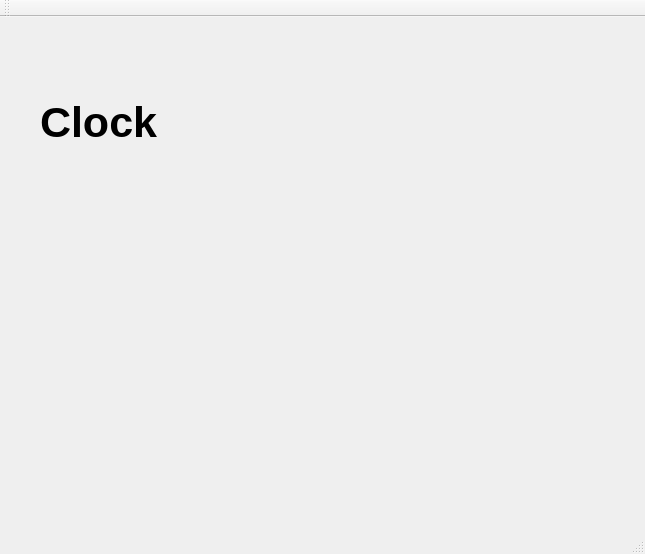
<?xml version="1.0" encoding="UTF-8"?>
<ui version="4.0">
 <class>MainWindow</class>
 <widget class="QMainWindow" name="MainWindow">
  <property name="geometry">
   <rect>
    <x>0</x>
    <y>0</y>
    <width>645</width>
    <height>554</height>
   </rect>
  </property>
  <property name="windowTitle">
   <string>MainWindow</string>
  </property>
  <widget class="QWidget" name="centralWidget">
   <widget class="QLabel" name="Clock">
    <property name="geometry">
     <rect>
      <x>40</x>
      <y>10</y>
      <width>571</width>
      <height>191</height>
     </rect>
    </property>
    <property name="font">
     <font>
      <pointsize>32</pointsize>
      <weight>75</weight>
      <bold>true</bold>
     </font>
    </property>
    <property name="text">
     <string>Clock</string>
    </property>
   </widget>
  </widget>
  <widget class="QMenuBar" name="menuBar">
   <property name="geometry">
    <rect>
     <x>0</x>
     <y>0</y>
     <width>645</width>
     <height>21</height>
    </rect>
   </property>
  </widget>
  <widget class="QToolBar" name="mainToolBar">
   <attribute name="toolBarArea">
    <enum>TopToolBarArea</enum>
   </attribute>
   <attribute name="toolBarBreak">
    <bool>false</bool>
   </attribute>
  </widget>
  <widget class="QStatusBar" name="statusBar"/>
 </widget>
 <layoutdefault spacing="6" margin="11"/>
 <resources/>
 <connections/>
</ui>
